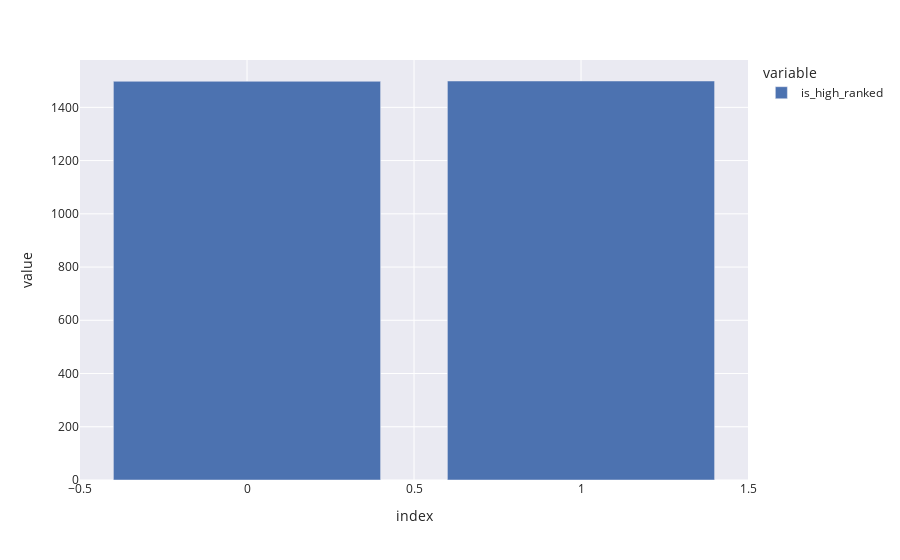

Here is the notebook cell this chart was saved with:
### Code cell
df_players.is_high_ranked.value_counts().plot(kind='bar')

### Figure 1 — Plotly figure (JSON) as saved in the notebook; plotly's stock layout.template omitted (floating-point values rounded to 4 significant figures)
{"data": [{"alignmentgroup": "True", "hovertemplate": "variable=is_high_ranked<br>index=%{x}<br>value=%{y}<extra></extra>", "legendgroup": "is_high_ranked", "marker": {"color": "rgb(76,114,176)", "pattern": {"shape": ""}}, "name": "is_high_ranked", "offsetgroup": "is_high_ranked", "orientation": "v", "showlegend": true, "textposition": "auto", "type": "bar", "x": [1, 0], "xaxis": "x", "y": [1499, 1498], "yaxis": "y"}], "layout": {"barmode": "relative", "legend": {"title": {"text": "variable"}, "tracegroupgap": 0}, "margin": {"t": 60}, "xaxis": {"anchor": "y", "domain": [0, 1], "title": {"text": "index"}}, "yaxis": {"anchor": "x", "domain": [0, 1], "title": {"text": "value"}}}}
